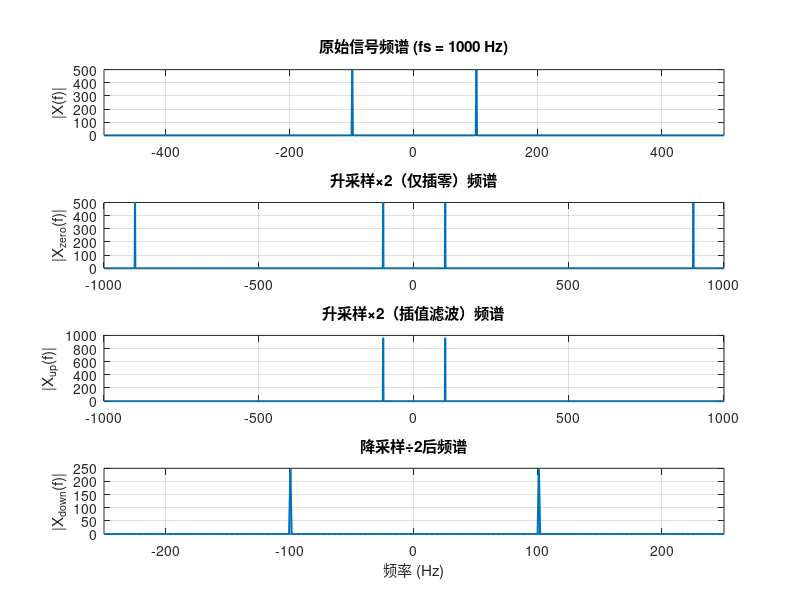

Recreate this plot in MATLAB. (Note: this script raises an error after producing the figure.)
clc; clear; close all;

% 原始参数设置
fs = 1000;                    % 原始采样率 (Hz)
t = 0:1/fs:1-1/fs;           % 时间向量 (1秒时长)
f0 = 100;                    % 正弦波频率 (Hz)
x = sin(2*pi*f0*t);          % 原始正弦信号

% 升采样操作（插零 + FIR插值滤波器）
L = 2;                       % 升采样因子
x_upsampled = upsample(x, L);     % 仅插零操作
x_up_filtered = interp(x, L);     % 插值滤波（插零 + 低通滤波器）

% 降采样操作（FIR抗混叠滤波器 + 抽取）
M = 2;                       % 降采样因子
x_down_filtered = decimate(x, M); % 抗混叠滤波 + 抽取（组合操作）

% 绘制对比分析图
figure('Position', [100, 100, 1000, 800]);

% 原始信号频谱
subplot(4,1,1);
freq_axis_orig = linspace(-fs/2, fs/2, length(x));
spectrum_orig = abs(fftshift(fft(x)));
plot(freq_axis_orig, spectrum_orig, 'LineWidth', 1.5);
title('原始信号频谱 (fs = 1000 Hz)');
ylabel('|X(f)|');
xlim([-500, 500]);
grid on;

% 升采样（仅插零）频谱
subplot(4,1,2);
freq_axis_up_zero = linspace(-(fs*L)/2, (fs*L)/2, length(x_upsampled));
spectrum_up_zero = abs(fftshift(fft(x_upsampled)));
plot(freq_axis_up_zero, spectrum_up_zero, 'LineWidth', 1.5);
title('升采样×2（仅插零）频谱');
ylabel('|X_{zero}(f)|');
xlim([-1000, 1000]);
grid on;

% 升采样（插值滤波）频谱
subplot(4,1,3);
freq_axis_up_filt = linspace(-(fs*L)/2, (fs*L)/2, length(x_up_filtered));
spectrum_up_filt = abs(fftshift(fft(x_up_filtered)));
plot(freq_axis_up_filt, spectrum_up_filt, 'LineWidth', 1.5);
title('升采样×2（插值滤波）频谱');
ylabel('|X_{up}(f)|');
xlim([-1000, 1000]);
grid on;

% 降采样频谱
subplot(4,1,4);
freq_axis_down = linspace(-(fs/M)/2, (fs/M)/2, length(x_down_filtered));
spectrum_down = abs(fftshift(fft(x_down_filtered)));
plot(freq_axis_down, spectrum_down, 'LineWidth', 1.5);
title('降采样÷2后频谱');
ylabel('|X_{down}(f)|');
xlabel('频率 (Hz)');
xlim([-250, 250]);
grid on;

% 添加整体标题
sgtitle('采样率变换对信号频谱的影响分析', 'FontSize', 14, 'FontWeight', 'bold');

% 输出关键信息
fprintf('\n================ 采样率变换分析报告 ================\n');
fprintf('原始信号参数:\n');
fprintf('  - 采样频率: %d Hz\n', fs);
fprintf('  - 信号频率: %d Hz\n', f0);
fprintf('  - 信号长度: %d 样本点\n', length(x));
fprintf('  - 奈奎斯特频率: %d Hz\n', fs/2);

fprintf('\n升采样分析:\n');
fprintf('  - 升采样因子: %d\n', L);
fprintf('  - 新采样频率: %d Hz\n', fs*L);
fprintf('  - 新信号长度: %d 样本点\n', length(x_up_filtered));
fprintf('  - 新奈奎斯特频率: %d Hz\n', (fs*L)/2);

fprintf('\n降采样分析:\n');
fprintf('  - 降采样因子: %d\n', M);
fprintf('  - 新采样频率: %d Hz\n', fs/M);
fprintf('  - 新信号长度: %d 样本点\n', length(x_down_filtered));
fprintf('  - 新奈奎斯特频率: %d Hz\n', (fs/M)/2);

fprintf('\n频谱特征观察:\n');
fprintf('  - 原始信号在 ±%d Hz 处有主要频谱分量\n', f0);
fprintf('  - 升采样后频谱在 ±%d Hz 和 ±%d Hz 处重复\n', f0, fs-f0);
fprintf('  - 插值滤波有效抑制了高频重复分量\n');
fprintf('  - 降采样后频谱保持在 ±%d Hz 处\n', f0);
fprintf('===================================================\n');